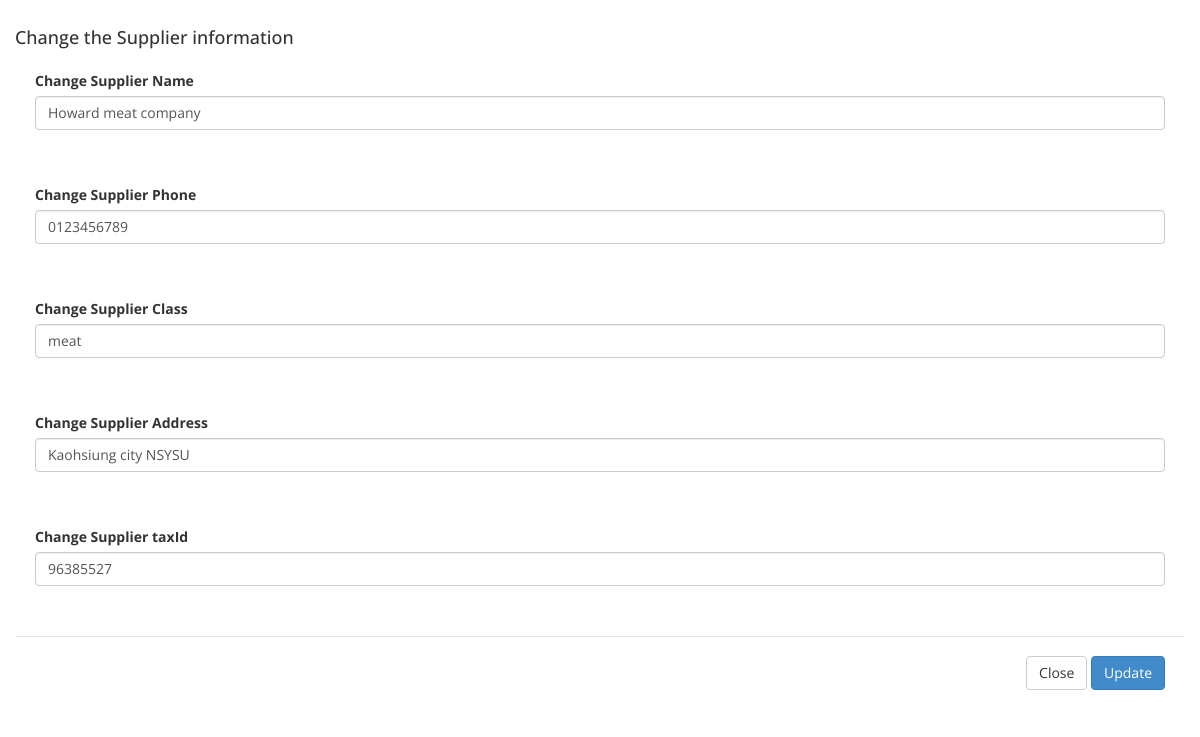
Page /admin/supplierup.php?id=1 on the committed database.
### tables this page shows
CREATE TABLE supplier(
	id int(10) unsigned NOT NULL,
	sId VARCHAR(10) NOT NULL,
	sName VARCHAR(50),
	sPhone VARCHAR(10),
	sClass VARCHAR(50),
	sAddress VARCHAR(50),
	taxId CHAR(8),
	PRIMARY KEY (sId)
);

### admin/supplierup.php (the view, shortened to what this page needs)
<!DOCTYPE html>
<html xmlns="http://www.w3.org/1999/xhtml">
<head>
    <link href="assets/css/bootstrap.css" rel="stylesheet" />
    <link href="assets/css/font-awesome.css" rel="stylesheet" />
    <link href="assets/css/custom-styles.css" rel="stylesheet" />
    <link href="assets/js/dataTables/dataTables.bootstrap.css" rel="stylesheet" />
</head>
<body>
  <?php
        include('db.php');
        $id =$_GET['id'];
        $sql = "SELECT * FROM `supplier` WHERE id = '$id'";
        $re = mysqli_query($con,$sql);
        while($row = mysqli_fetch_array($re)){
          $sName = $row['sName'];
          $Phone = $row['sPhone'];
          $Class = $row['sClass'];
          $Address = $row['sAddress'];
          $tax = $row['taxId'];
        }
        ?>
<div class="panel-body">
                                            <h4 class="modal-title" id="myModalLabel">Change the Supplier information</h4>
                                       <form method="post">
                                        <div class="modal-body">
                                            <div class="form-group">
                                            <label>Change Supplier Name</label>
                                            <input name="usacc"  class="form-control" value="<?php echo $sName ?>">
                                            </div>
                                        </div>
                                        <div class="modal-body">
                                            <div class="form-group">
                                            <label>Change Supplier Phone</label>
                                            <input name="pasd"  class="form-control" value="<?php echo $Phone ?>">
                                            </div>
                                        </div>
                                        <div class="modal-body">
                                            <div class="form-group">
                                            <label>Change Supplier Class</label>
                                            <input name="usph"  class="form-control" value="<?php echo $Class?>">
                                            </div>
                                        </div>
                                        <div class="modal-body">
                                            <div class="form-group">
                                            <label>Change Supplier Address</label>
                                            <input name="usadd"  class="form-control" value="<?php echo $Address ?>">
                                            </div>
                                        </div>
                                        <div class="modal-body">
                                            <div class="form-group">
                                            <label>Change Supplier taxId</label>
                                            <input name="ustax"  class="form-control" value="<?php echo $tax ?>">
                                            </div>
                                        </div>
                                        <div class="modal-footer">
                                            <a href="./purchaseorder.php"><button type="button" class="btn btn-default" data-dismiss="modal">Close</button></a>
                                           <input type="submit" name="up" value="Update" class="btn btn-primary">
                                          </form>
                                        </div>
</body>
</html>

### admin/assets/css/custom-styles.css (style rules this page uses)
body { font-family: 'Open Sans', sans-serif; }
h4 { padding-top:10px; }

### rows in the picture
supplier: usacc "Howard meat company", pasd "0123456789", usph "meat", usadd "Kaohsiung city NSYSU", ustax "96385527"
